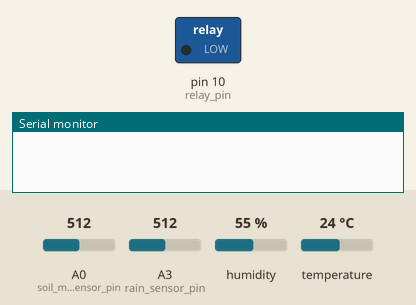
Bench run of a sketch on a simulated Arduino Uno, built with avr-gcc and run on an emulated ATmega328P. Shown: switched loads named in the sketch (green lamp = pin HIGH), the last lines printed to the serial monitor. Inputs (shaded band) come from the test bench; at power-on: A3 (rain_sensor_pin) = 512, A0 (soil_moisture_sensor_pin) = 512, humidity 55 %, temperature 24 °C.

Above: at 0.1 s.
At 11.1 s:
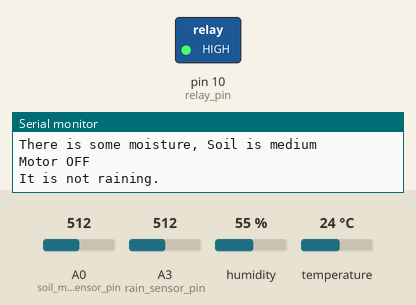
11.2 s: A3 (rain_sensor_pin) set to 310
19.1 s: A3 (rain_sensor_pin) set to 285
Timing chart, 0 to 22.1 s (numbered marks = the images above; inputs shaded):
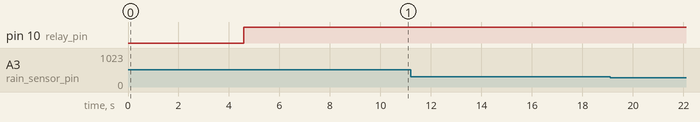

The sketch:

Sketch_For_SMU1.ino
```cpp
// #include <LiquidCrystal_I2C.h> // Library for LCD
#include <DHT.h> // Library For DHT11 Sensor


// LiquidCrystal_I2C lcd(0x27,16,2);

int soil_moisture_sensor_pin = A0;
int dht_sensor_pin = 5;
int rain_sensor_pin = A3;
int relay_pin = 10;

// SoftwareSerial serial(0, 1);
DHT dht(dht_sensor_pin, DHT11);

void setup() {
  // put your setup code here, to run once:


  dht.begin();
  delay(2000);
  pinMode(soil_moisture_sensor_pin, INPUT);
  pinMode(rain_sensor_pin, INPUT);
  pinMode(relay_pin, OUTPUT);

  Serial.begin(9600);
  // lcd.begin();
  // lcd.backlight();
  // lcd.setBacklight(HIGH);


}

void loop() {
  delay(2500);
  int moisture_value = analogRead(soil_moisture_sensor_pin);
  float humidity = dht.readHumidity();
  float temperature = dht.readTemperature();
  int rain_sensor_value = analogRead(rain_sensor_pin);
  Serial.println(moisture_value);
  Serial.println(rain_sensor_value);
  Serial.print("Current Humidity: ");
  Serial.print(humidity);
  Serial.println("%.");
  Serial.print("Current Temperature: ");
  Serial.print(temperature);
  Serial.println(" Degree Celcius.");
  if(moisture_value > 900)
  {
    Serial.println("No moisture, Soil is dry");
    digitalWrite(relay_pin, LOW);
    // lcd.setCursor(0,0);
    // lcd.print("Soil Dry   ");
    // lcd.setCursor(0,1);
    // lcd.print("Motor ON ");
    Serial.println("Motor ON");
  }
  else if(moisture_value >= 400 && moisture_value <= 900)
  {
    Serial.println("There is some moisture, Soil is medium");
    digitalWrite(relay_pin, HIGH);
    // lcd.setCursor(0,0);
    // lcd.print("Soil Medium");
    // lcd.setCursor(0,1);
    // lcd.print("Motor OFF");
    Serial.println("Motor OFF");
  }
  else if(moisture_value < 400)
  {
    Serial.println("Soil is wet");
    digitalWrite(relay_pin, HIGH);
    // lcd.setCursor(0,0);
    // lcd.print("Soil Wet   ");
    // lcd.setCursor(0,1);
    // lcd.print("Motor OFF");
    Serial.println("Motor OFF");
  }


  if(rain_sensor_value <= 300)
  {
    Serial.println("It is **RAINING** Now.");
  }
  else
  {
    Serial.println("It is not raining.");
  }


  if(rain_sensor_value <= 300)
  {
    // lcd.setCursor(0,0);
    // lcd.print("Rain Status: ");
    // lcd.setCursor(0,1);
    // lcd.print("**RAINING**");
    delay(2000);
    // lcd.clear();

  }
  else
  {
    // lcd.setCursor(0,0);
    // lcd.print("Rain Status: ");
    // lcd.setCursor(0,1);
    // lcd.print("Not Raining");
    delay(2000);
    // lcd.clear();
  }

  // lcd.setCursor(0,0);
  // lcd.print("Humidity: ");
  // lcd.setCursor(0,1);
  // lcd.print(humidity);
  // lcd.print("%");
  delay(1000);

  // lcd.setCursor(0,0);
  // lcd.print("Temperature: ");
  // lcd.setCursor(0,1);
  // lcd.print(temperature);
  // lcd.print(" Deg Cel.");
  delay(1000);
  // lcd.clear();


  delay(100);
  Serial.println();
  Serial.println();
  Serial.println();

}
```
